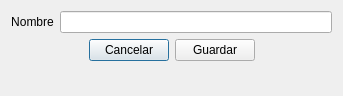
<?xml version="1.0" encoding="UTF-8"?>
<ui version="4.0">
 <class>NewInstitutionDialog</class>
 <widget class="QDialog" name="NewInstitutionDialog">
  <property name="geometry">
   <rect>
    <x>0</x>
    <y>0</y>
    <width>343</width>
    <height>96</height>
   </rect>
  </property>
  <property name="windowTitle">
   <string>Dialog</string>
  </property>
  <layout class="QVBoxLayout" name="verticalLayout">
   <item>
    <layout class="QHBoxLayout" name="horizontalLayout">
     <item>
      <widget class="QLabel" name="institutionNameLabel">
       <property name="text">
        <string>Nombre</string>
       </property>
       <property name="alignment">
        <set>Qt::AlignmentFlag::AlignCenter</set>
       </property>
      </widget>
     </item>
     <item>
      <widget class="QLineEdit" name="institutionNameLineEdit">
       <property name="alignment">
        <set>Qt::AlignmentFlag::AlignCenter</set>
       </property>
      </widget>
     </item>
    </layout>
   </item>
   <item>
    <layout class="QHBoxLayout" name="horizontalLayout_2">
     <item>
      <spacer name="horizontalSpacer">
       <property name="orientation">
        <enum>Qt::Orientation::Horizontal</enum>
       </property>
       <property name="sizeHint" stdset="0">
        <size>
         <width>40</width>
         <height>20</height>
        </size>
       </property>
      </spacer>
     </item>
     <item>
      <widget class="QPushButton" name="cancelButton">
       <property name="text">
        <string>Cancelar</string>
       </property>
      </widget>
     </item>
     <item>
      <widget class="QPushButton" name="saveButton">
       <property name="text">
        <string>Guardar</string>
       </property>
      </widget>
     </item>
     <item>
      <spacer name="horizontalSpacer_2">
       <property name="orientation">
        <enum>Qt::Orientation::Horizontal</enum>
       </property>
       <property name="sizeHint" stdset="0">
        <size>
         <width>40</width>
         <height>20</height>
        </size>
       </property>
      </spacer>
     </item>
    </layout>
   </item>
   <item>
    <spacer name="verticalSpacer">
     <property name="orientation">
      <enum>Qt::Orientation::Vertical</enum>
     </property>
     <property name="sizeHint" stdset="0">
      <size>
       <width>20</width>
       <height>40</height>
      </size>
     </property>
    </spacer>
   </item>
  </layout>
 </widget>
 <resources/>
 <connections/>
</ui>
